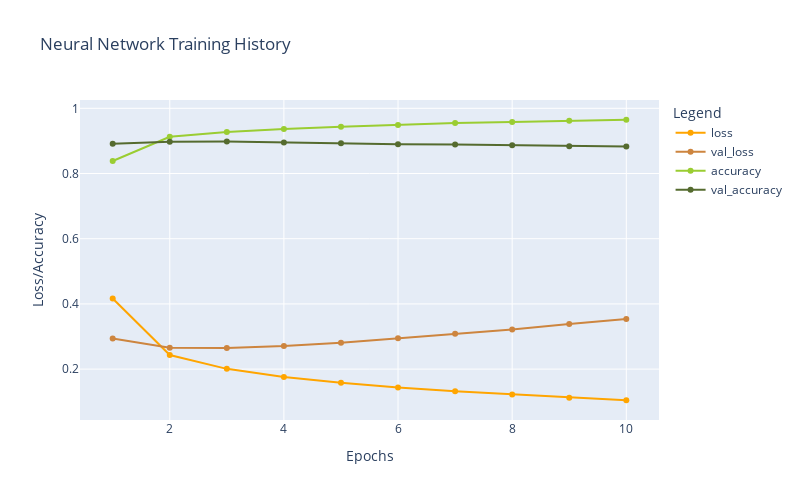

Here is the notebook cell this chart was saved with:
### Code cell
plot_history(history2a)

### Figure 1 — Plotly figure (JSON) as saved in the notebook; plotly's stock layout.template omitted (floating-point values rounded to 4 significant figures)
{"data": [{"hovertemplate": "Legend=loss<br>Epochs=%{x}<br>Loss/Accuracy=%{y}<extra></extra>", "legendgroup": "loss", "line": {"color": "orange", "dash": "solid"}, "marker": {"symbol": "circle"}, "mode": "lines+markers", "name": "loss", "orientation": "v", "showlegend": true, "type": "scatter", "x": [1, 2, 3, 4, 5, 6, 7, 8, 9, 10], "xaxis": "x", "y": [0.4168, 0.2431, 0.2008, 0.1754, 0.1582, 0.1433, 0.132, 0.122, 0.1124, 0.1045], "yaxis": "y"}, {"hovertemplate": "Legend=val_loss<br>Epochs=%{x}<br>Loss/Accuracy=%{y}<extra></extra>", "legendgroup": "val_loss", "line": {"color": "peru", "dash": "solid"}, "marker": {"symbol": "circle"}, "mode": "lines+markers", "name": "val_loss", "orientation": "v", "showlegend": true, "type": "scatter", "x": [1, 2, 3, 4, 5, 6, 7, 8, 9, 10], "xaxis": "x", "y": [0.2942, 0.2653, 0.2648, 0.2705, 0.2809, 0.2944, 0.3084, 0.3219, 0.3382, 0.3539], "yaxis": "y"}, {"hovertemplate": "Legend=accuracy<br>Epochs=%{x}<br>Loss/Accuracy=%{y}<extra></extra>", "legendgroup": "accuracy", "line": {"color": "yellowgreen", "dash": "solid"}, "marker": {"symbol": "circle"}, "mode": "lines+markers", "name": "accuracy", "orientation": "v", "showlegend": true, "type": "scatter", "x": [1, 2, 3, 4, 5, 6, 7, 8, 9, 10], "xaxis": "x", "y": [0.8384, 0.9127, 0.927, 0.9369, 0.9435, 0.9488, 0.955, 0.9579, 0.9618, 0.9649], "yaxis": "y"}, {"hovertemplate": "Legend=val_accuracy<br>Epochs=%{x}<br>Loss/Accuracy=%{y}<extra></extra>", "legendgroup": "val_accuracy", "line": {"color": "darkolivegreen", "dash": "solid"}, "marker": {"symbol": "circle"}, "mode": "lines+markers", "name": "val_accuracy", "orientation": "v", "showlegend": true, "type": "scatter", "x": [1, 2, 3, 4, 5, 6, 7, 8, 9, 10], "xaxis": "x", "y": [0.8913, 0.8971, 0.898, 0.895, 0.8929, 0.8897, 0.8888, 0.8868, 0.884, 0.8827], "yaxis": "y"}], "layout": {"height": 500, "legend": {"title": {"text": "Legend"}, "tracegroupgap": 0}, "title": {"text": "Neural Network Training History"}, "width": 800, "xaxis": {"anchor": "y", "domain": [0, 1], "title": {"text": "Epochs"}}, "yaxis": {"anchor": "x", "domain": [0, 1], "title": {"text": "Loss/Accuracy"}}}}
